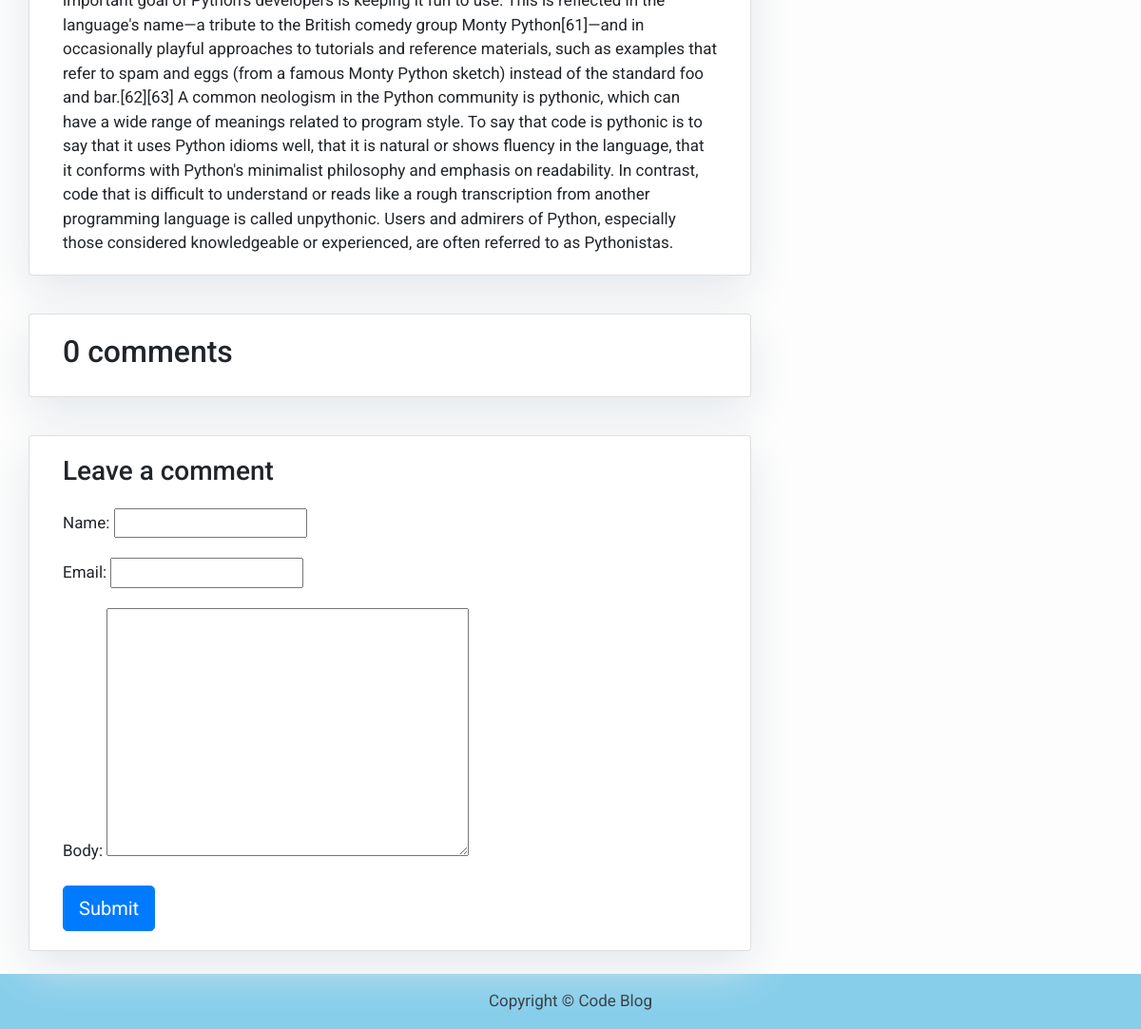
Page /python/ (lower part) on the earlier database version.
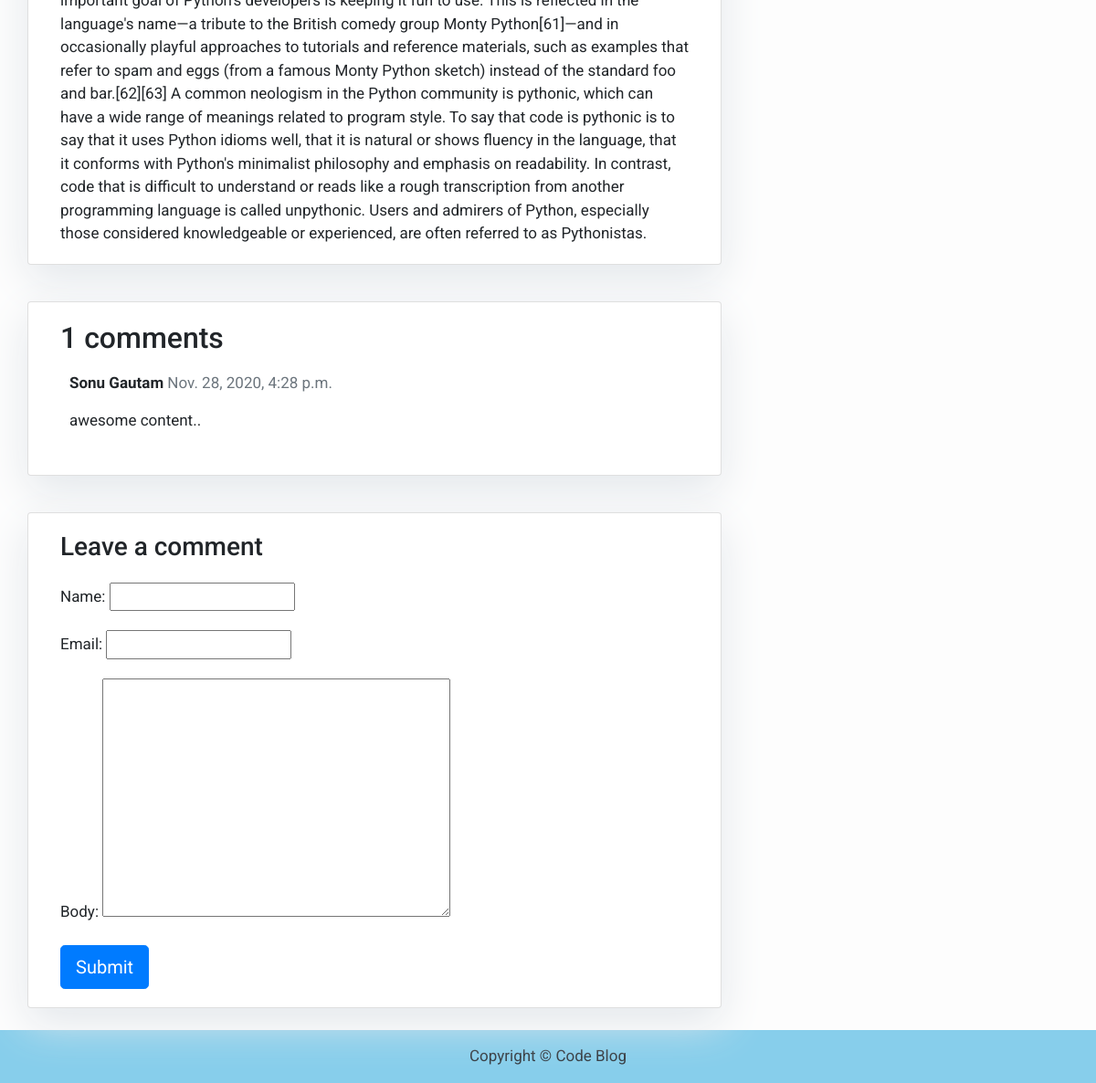
Same page on the later database version.
### blog/models.py (models this page shows, shortened)
class Comment(models.Model):
    post=models.ForeignKey(Post,on_delete=models.CASCADE,related_name='comments')  #many to one relationship with post model
    name = models.CharField(max_length=80)
    email = models.EmailField()
    body = models.TextField()
    created_on = models.DateTimeField(auto_now_add=True)
    active = models.BooleanField(default=False)
    class Meta:
        ordering=['created_on']

### blog/views.py (the view)
# urls.py: path('<slug:slug>/', views.post_detail, name='post_detail')
def post_detail(request, slug):
    template_name = 'post_detail.html'
    post = get_object_or_404(Post, slug=slug)
    comments = post.comments.filter(active=True)
    new_comment = None
    if request.method == 'POST':
        comment_form = CommentForm(data=request.POST)
        if comment_form.is_valid():
            new_comment = comment_form.save(commit=False)
            new_comment.post = post
            new_comment.save()
    else:
        comment_form = CommentForm()
    return render(request, template_name, {'post': post,
                                           'comments': comments,
                                           'new_comment': new_comment,
                                           'comment_form': comment_form})

### blog/forms.py
class CommentForm(forms.ModelForm):
    class Meta:
        model=Comment
        fields=('name','email','body')

### templates/post_detail.html (shortened to what this page needs)
{% extends 'base.html' %} {% block content %}
{% load crispy_forms_tags %}
<div class="container">
  <div class="row">
    <div class="col-md-8 card mb-4  mt-3 left  top">
      <div class="card-body">
        <p class="card-text ">{{ post.content | safe }}</p>
      </div>
    </div>
    {% block sidebar %} {% include 'sidebar.html' %} {% endblock sidebar %}
    <div class="col-md-8 card mb-4  mt-3 ">
      <div class="card-body">
        <h2>{{ comments.count }} comments</h2>
        {% for comment in comments %}
        <div class="comments" style="padding: 10px;">
          <p class="font-weight-bold">
            {{ comment.name }}
            <span class=" text-muted font-weight-normal">
              {{ comment.created_on }}
            </span>
          </p>
          {{ comment.body | linebreaks }}
        </div>
        {% endfor %}
      </div>
    </div>
    <div class="col-md-8 card mb-4  mt-3 ">
      <div class="card-body">
        {% if new_comment %}
        <div class="alert alert-success" role="alert">
          Your comment is awaiting moderation
        </div>
        {% else %}
        <h3>Leave a comment</h3>
        <form method="post" style="margin-top: 1.3em;">
          {{ comment_form.as_p }}
          <button type="submit" class="btn btn-primary  btn-lg">Submit</button>
        </form>
        {% endif %}
      </div>
    </div>
  </div>
</div>
{% endblock content %}

Differences in the rows shown:
added Comment: name "Sonu Gautam", created_on "Nov. 28, 2020, 4:28 p.m.", body "awesome content.."
Other differences:
{{ comments.count }}: "0" → "1"
